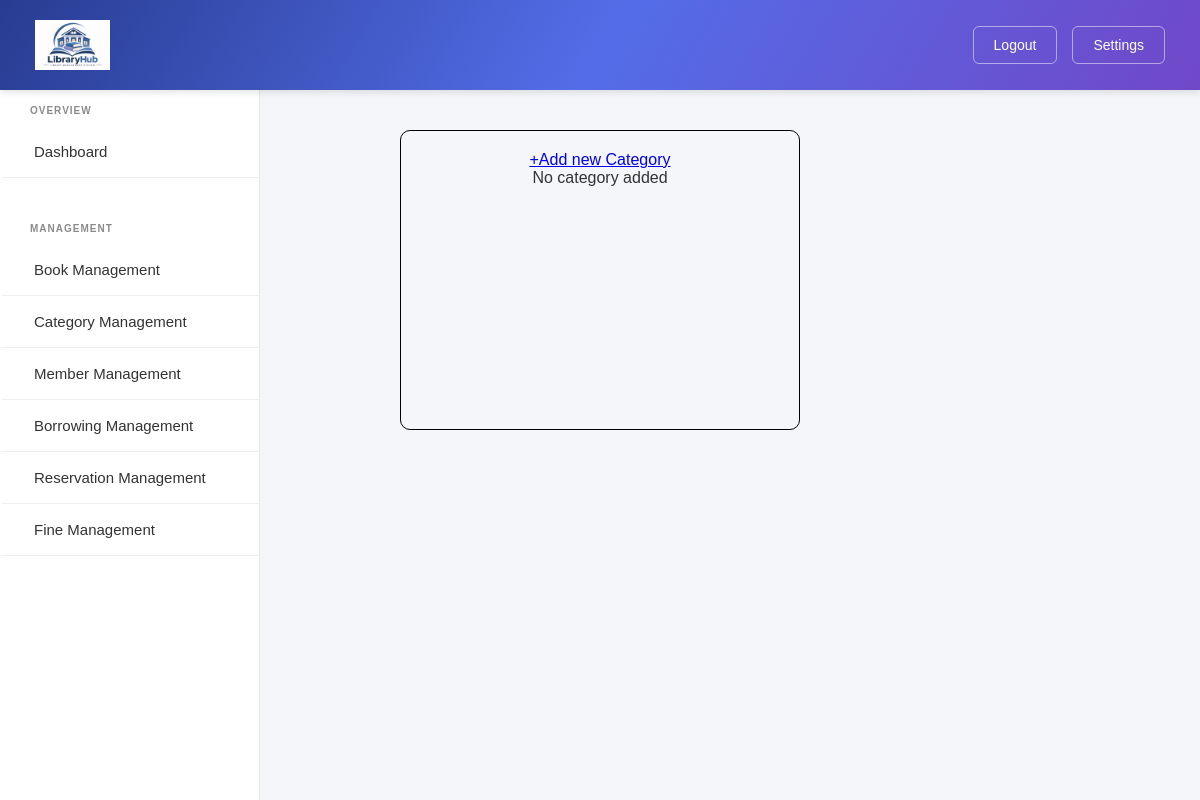
The app's page /admin/Category/home-category.php, older data.
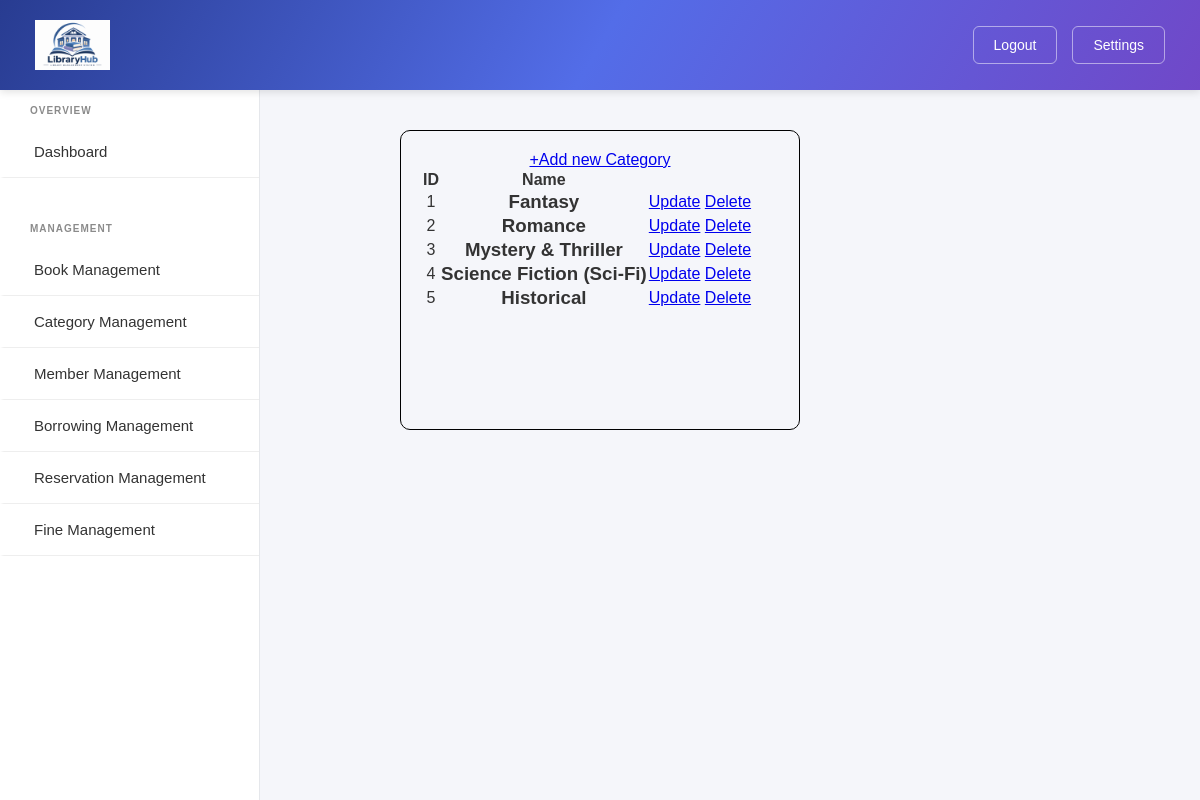
The same page, newer data.
### tables this page shows
CREATE TABLE `category` (
  `category_id` int(11) NOT NULL,
  `name` varchar(255) NOT NULL
);

### _base.php (called while the page is built, shortened)
<?php
function encode(string $value) {
    return htmlentities($value);
}

### admin/Category/home-category.php (the view, shortened to what this page needs)
<?php
include '../../_base.php';
$stm = $_db->prepare('SELECT * FROM category');
$stm->execute();
$category = $stm->fetchAll();
include '../../admin_header.php';
?>
<form method="post" enctype="multipart/form-data">
    <div class="home-cat-card">
        <a href="/admin/Category/add-category.php">+Add new Category</a>
        <?php if($category):?>
            <table>
                <tr>
                    <th>ID</th>
                    <th>Name</th>
                </tr>
                <?php foreach($category as $c =>$cat):?>
                    <tr>
                        <td><?= $c + 1?></td>
                        <td>
                            <h3><?= encode($cat->name)?></h3>
                        </td>
                        <td>
                            <a href="cat-update.php?category_id=<?= $cat->category_id  ?>">Update</a>
                            <a href="cat-delete.php?category_id=<?= $cat->category_id  ?>">Delete</a>
                        </td>
                    </tr>
                <?php endforeach?>
            </table>
            <?php else:?>
                <p>No category added</p>
        <?php endif ?>
    </div>
</form>

Row changes from the older to the newer data that the page shows:
added category: name "Fantasy"
added category: name "Romance"
added category: name "Mystery & Thriller"
added category: name "Science Fiction (Sci-Fi)"
added category: name "Historical"
Text that changed along with them:
text no longer shown: "No category added"
text now shown: "ID Name"
